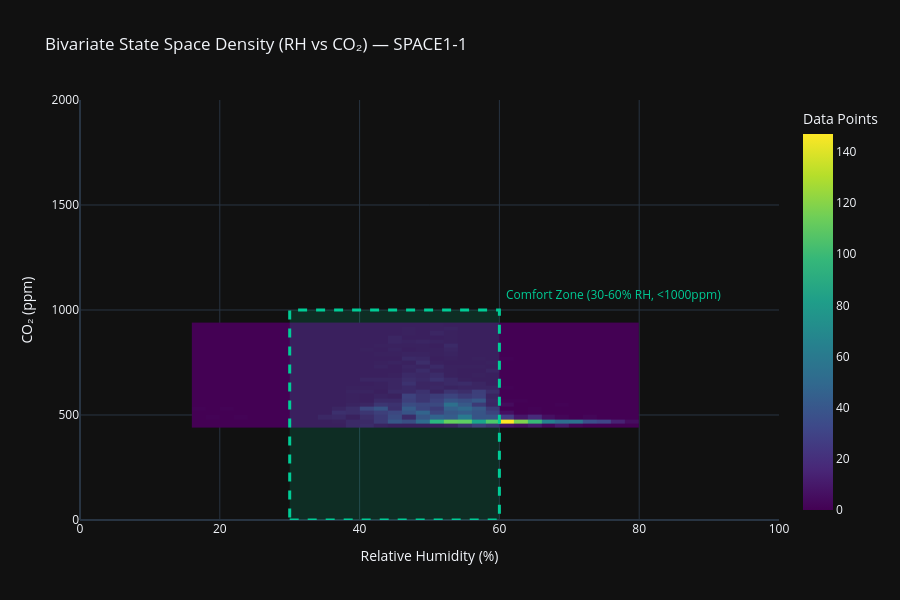

Source (notebook cell):
### Code cell
import plotly.graph_objects as go

# 1. Extract the data (dropping NaNs)
x_data = df[f'{ZONE}_RH_pct'].dropna()
y_data = df[f'{ZONE}_CO2_ppm'].dropna()

fig = go.Figure()

# 2. Add the 2D Histogram (Heatmap)
fig.add_trace(go.Histogram2d(
    x=x_data,
    y=y_data,
    colorscale='Viridis',
    colorbar=dict(title='Data Points'),
    nbinsx=40,  # Adjust these to make the grid finer or blockier
    nbinsy=40,
    zauto=True
))

# 3. Draw the Comfort Zone Rectangle
fig.add_shape(
    type="rect",
    x0=30, x1=60,
    y0=0, y1=1000,
    line=dict(color="#00CC96", width=3, dash='dash'), # Dashed green border
    fillcolor="rgba(0, 204, 150, 0.15)",              # Light transparent green fill
    layer="above"                                     # Ensure it sits on top of the heatmap
)

# 4. Add an annotation label for the comfort zone
fig.add_annotation(
    x=60, 
    y=1000,
    text="Comfort Zone (30-60% RH, <1000ppm)",
    showarrow=False,
    font=dict(color="#00CC96", size=12),
    xanchor="left",
    yanchor="bottom",
    xshift=5,
    yshift=5
)

# 5. Update Layout and Styling
fig.update_layout(
    title=f'Bivariate State Space Density (RH vs CO₂) — {ZONE}',
    template='plotly_dark',
    height=600,
    xaxis_title='Relative Humidity (%)',
    yaxis_title='CO₂ (ppm)',
    xaxis=dict(range=[0, 100]), # Lock RH to standard 0-100 scale
    yaxis=dict(range=[0, max(2000, y_data.max())]), # Scale CO2 dynamically
)

fig.show()

### Figure 1 — Plotly figure (JSON) as saved in the notebook; plotly's stock layout.template omitted (floating-point values rounded to 4 significant figures; data arrays with more than 128 entries replaced by an {"elided": "..."} marker saying what was removed)
{"data": [{"colorbar": {"title": {"text": "Data Points"}}, "colorscale": [[0, "#440154"], [0.1111, "#482878"], [0.2222, "#3e4989"], [0.3333, "#31688e"], [0.4444, "#26828e"], [0.5556, "#1f9e89"], [0.6667, "#35b779"], [0.7778, "#6ece58"], [0.8889, "#b5de2b"], [1, "#fde725"]], "nbinsx": 40, "nbinsy": 40, "type": "histogram2d", "x": {"elided": "2880 float values"}, "y": {"elided": "2880 float values"}, "zauto": true}], "layout": {"annotations": [{"font": {"color": "#00CC96", "size": 12}, "showarrow": false, "text": "Comfort Zone (30-60% RH, <1000ppm)", "x": 60, "xanchor": "left", "xshift": 5, "y": 1000, "yanchor": "bottom", "yshift": 5}], "height": 600, "shapes": [{"fillcolor": "rgba(0, 204, 150, 0.15)", "layer": "above", "line": {"color": "#00CC96", "dash": "dash", "width": 3}, "type": "rect", "x0": 30, "x1": 60, "y0": 0, "y1": 1000}], "title": {"text": "Bivariate State Space Density (RH vs CO₂) — SPACE1-1"}, "xaxis": {"range": [0, 100], "title": {"text": "Relative Humidity (%)"}}, "yaxis": {"range": [0, 2000], "title": {"text": "CO₂ (ppm)"}}}}
